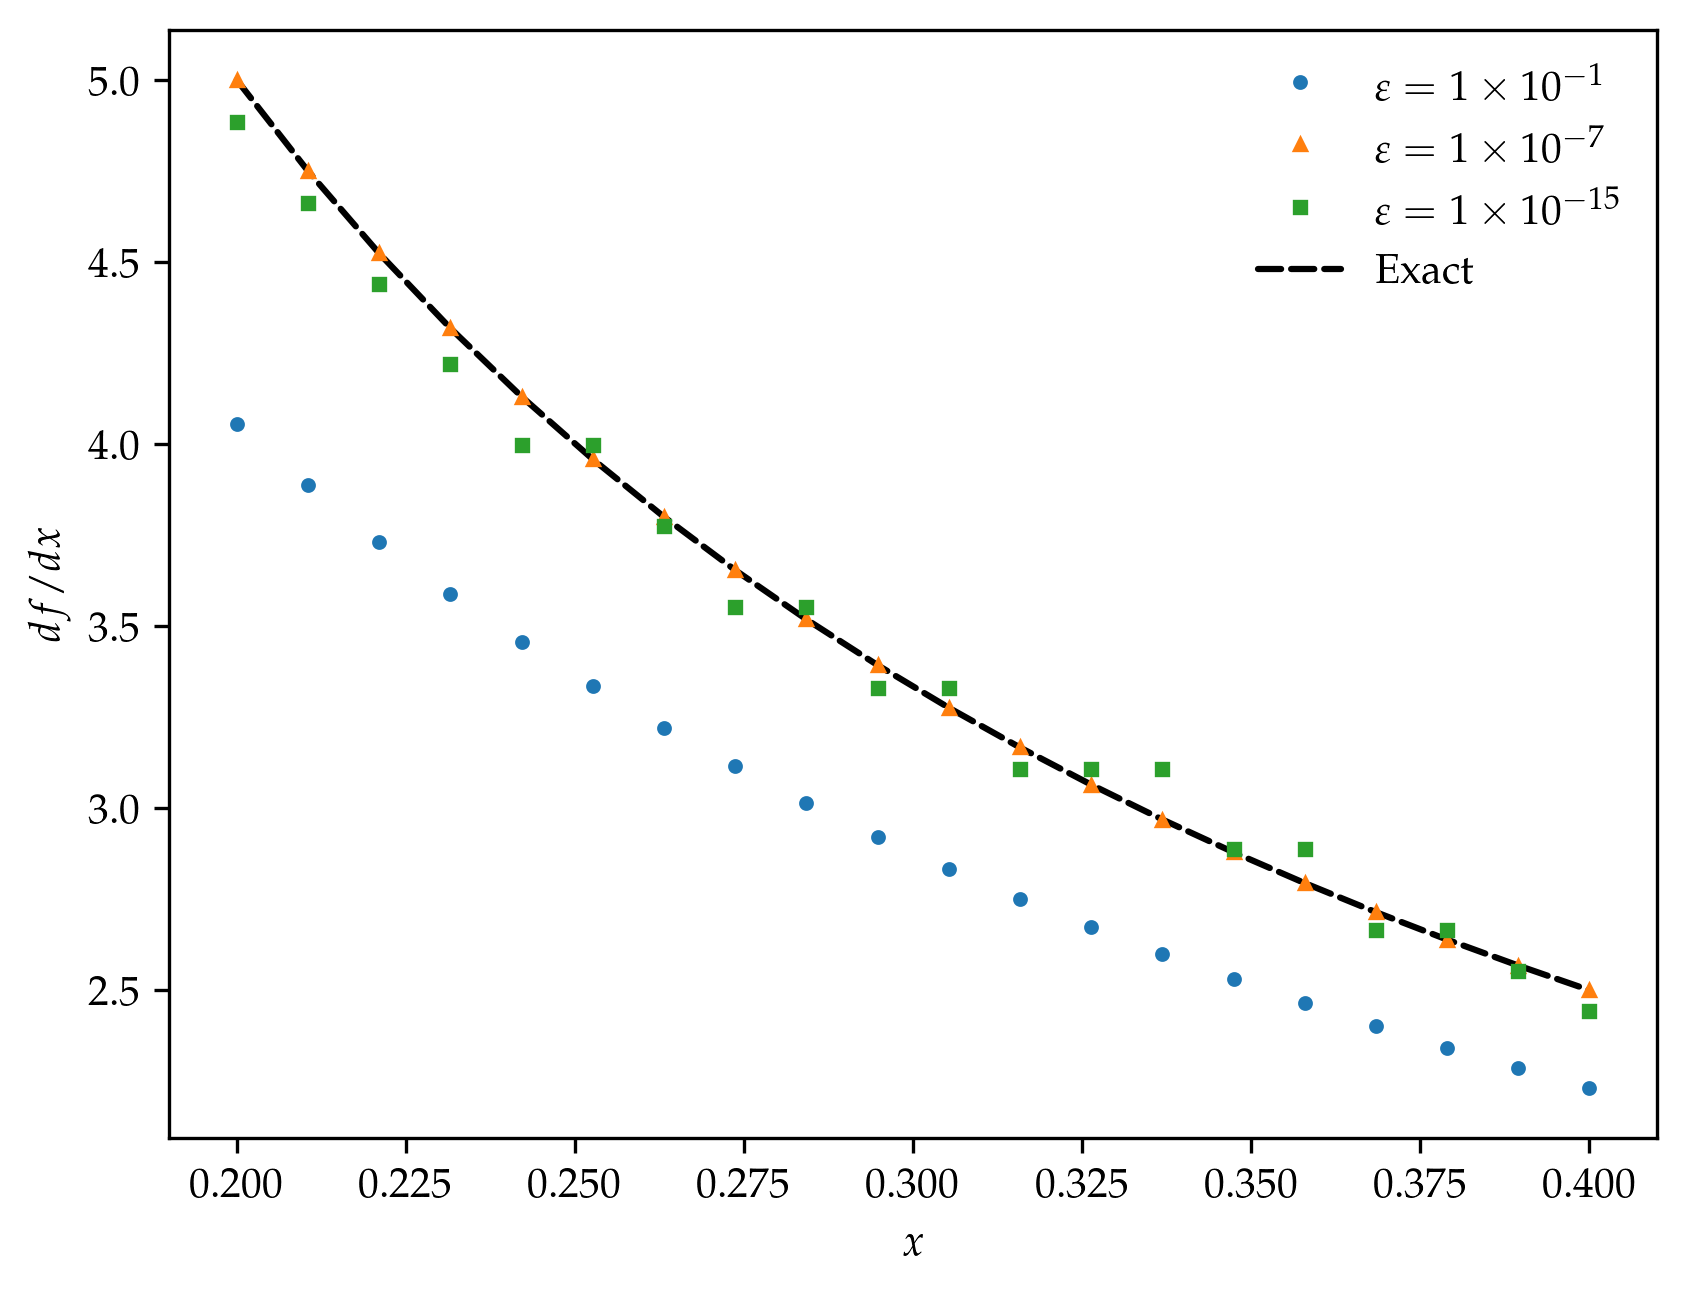

This figure's Python source:
#!/usr/bin/env python3
# File       : P3.py
# Description: Numerical approximation closures
# Copyright 2022 Harvard University. All Rights Reserved.
import numpy as np
import matplotlib.pyplot as plt


def approximate(f, eps):

    def first_order_FD(x):
        return (f(x + eps) - f(x)) / eps

    return first_order_FD


if __name__ == "__main__":
    aprx_v1 = approximate(np.log, 1.0e-1)
    aprx_v2 = approximate(np.log, 1.0e-7)
    aprx_v3 = approximate(np.log, 1.0e-15)

    x = np.linspace(.2, .4, 20)

    # yapf: disable
    plt.plot(x, aprx_v1(x), ls='none', marker='o', label=r'$\varepsilon=1\times 10^{-1}$')
    plt.plot(x, aprx_v2(x), ls='none', marker='^', label=r'$\varepsilon=1\times 10^{-7}$')
    plt.plot(x, aprx_v3(x), ls='none', marker='s', label=r'$\varepsilon=1\times 10^{-15}$')
    # yapf: enable
    plt.plot(x, 1 / x, ls='--', color='k', lw=1.5, label='Exact', zorder=-10)
    plt.xlabel(r'$x$')
    plt.ylabel(r'$df/dx$')
    plt.legend()
    plt.savefig('P3.png', dpi=300, bbox_inches='tight')

    print(
        """Answer to Q-i:
    * The parameter eps=1.0e-7 performs best.
    * For eps too small round-off errors due to limited machine precision
    become the dominant source or error.
    * For $\epsilon$ too large the numerical approximation (the algorithm)
    becomes inaccurate.
    """
    )

    print(
        """Answer to Q-ii:
    Automatic differentiation evaluates derivatives exact up to machine
    precision without relying on numerical approximation schemes.
    """
    )
